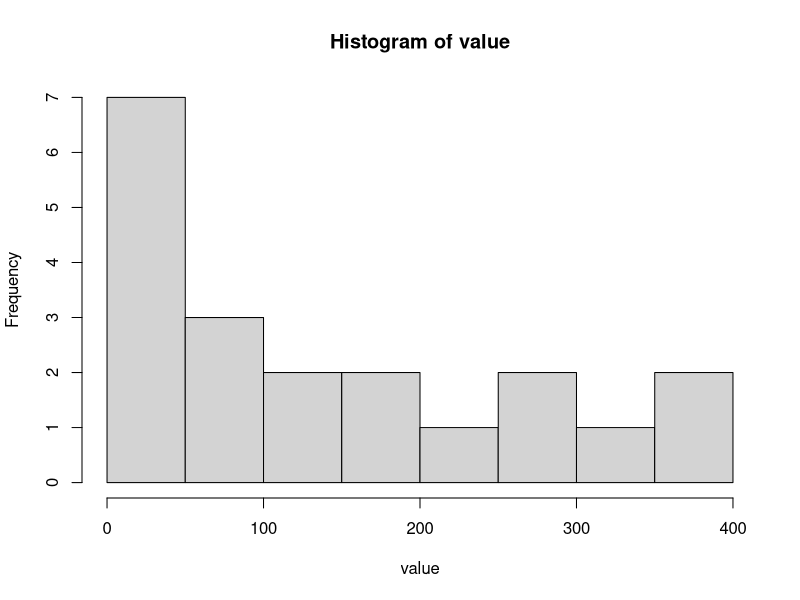

Recreate this plot in R.
## ---- chunk 1
library(data.table) 
## ---- chunk 2
df <- data.frame(
  id=1:20,
  value=(1:20) ** 2,
  type=rep(LETTERS[1:5], each=4) 
  )
df
## ---- chunk 3
dt <- data.table(df)
## ---- chunk 4
df[df$id < 10, "type"]
## ---- chunk 5
dt[id < 10, type]
## ---- chunk 6
df[df$id < 10, "type"] == dt[id < 10, type]
## ---- chunk 7
df$age <- sample(18:30, size = 20, replace = TRUE)
## ---- chunk 8
dt[ , age := sample(18:30, size = 20, replace = TRUE)]
dt[ , edu := sample(c("Low", "Med", "High"), size = .N, replace = TRUE)]
## ---- chunk 9
dt[id < 10, age.low := sample(18:30, size = .N, replace = T)]
dt[id >= 10 & id %% 3 == 0, age.low := 100]
dt[id >= 10 & id %% 4 == 0, age.low := sample(c(200, 300), .N, replace = TRUE)]
dt
## ---- chunk 10
df[ , c("value", "type")] # to reference columns by name
## ---- chunk 11
dt[ , list(value, type)] # which produces the same output
## ---- chunk 12
dt[ , .(value, type)]
## ---- chunk 13
dt[  , list(value, type)] == dt[ , .(value, type)]
## ---- chunk 14
as.data.frame(dt[ , .(value, type)]) == df[ , c("value", "type")]
## ---- chunk 15
dt[ , value] # will print all of the values
## ---- chunk 16
dt[ , mean(value)] # will print that mapping of values
## ---- chunk 17
dt[ , sd(value)]
dt[ , var(value)]
dt[ , hist(value)]
dt[ , lm(value ~ type)]
## ---- chunk 18
class(dt[ , mean(value)])
## ---- chunk 19
dt[ , .(mean(value))]
class(dt[ , .(mean(value))])
## ---- chunk 20
dt[ , .(mean_value = mean(value),
        sd_value = sd(value))]
## ---- chunk 21
dt[ , .(mean(value), sum(type == "A"))]
## ---- chunk 22
dt[ , .(m.value = mean(value), num.A = sum(type == "A")) ]
## ---- chunk 23
aggregate(value ~ type, FUN = mean, data = df)
aggregate(value ~ type, FUN = function(x) sqrt(var(x)), data = df)
## ---- chunk 24
dt[ , .(mean(value))]

dt[ , .(mean(value)), by = type]
dt[ , .(sqrt(var(value))), by = type]

dt[ , . (m.value = mean(value), sd.value = sqrt(var(value)) ),
   by = type ]

dt[ , .(mean(value)), keyby = .(type, edu)]
